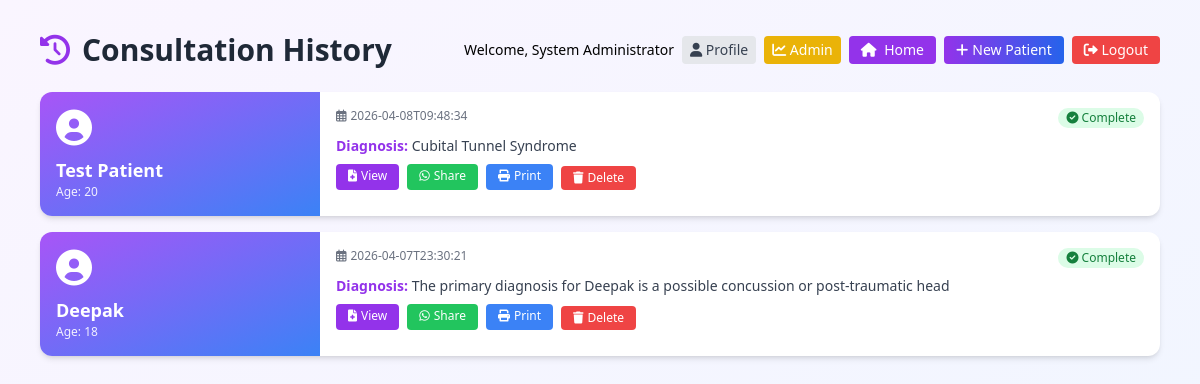
Page /history (signed in) on the earlier database version.
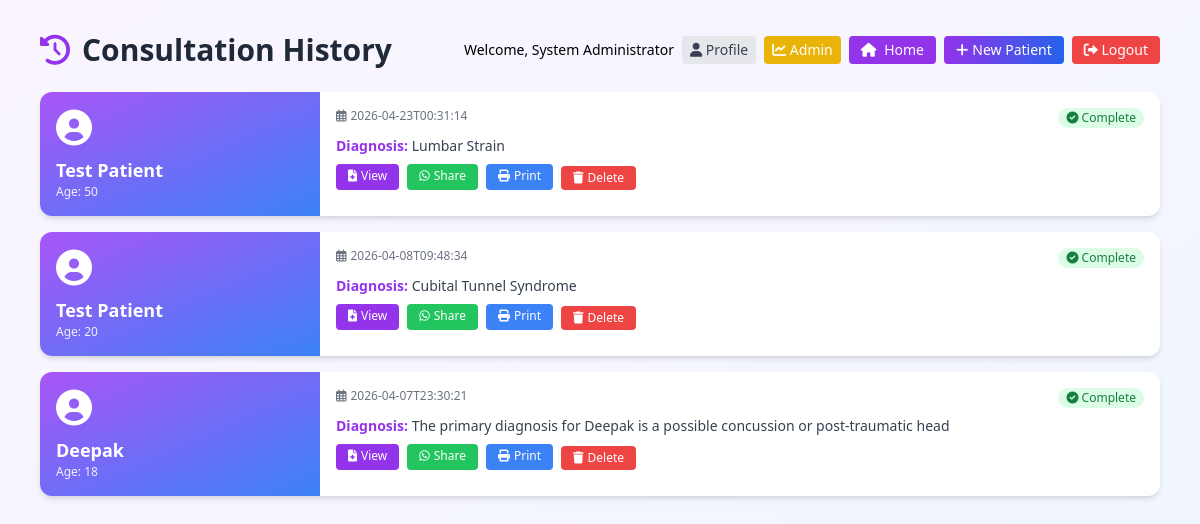
Same page on the later database version.
### tables this page shows
CREATE TABLE consultations
                 (id TEXT PRIMARY KEY,
                  patient_name TEXT,
                  age INTEGER,
                  gender TEXT,
                  phone TEXT,
                  occupation TEXT,
                  marital_status TEXT,
                  is_pregnant TEXT,
                  trimester TEXT,
                  pregnancy_complications TEXT,
                  children_count INTEGER,
                  chief_complaint TEXT,
                  cause_of_injury TEXT,
                  past_history TEXT,
                  surgical_history TEXT,
                  chat_history TEXT,
                  final_report TEXT,
                  date TEXT, structured_recommendations TEXT, diagnosis TEXT, user_id INTEGER);

### app.py (the view)
@app.route('/history')
@login_required
def history():
    lang = session.get('lang', 'en')
    conn = sqlite3.connect('consultations.db')
    c = conn.cursor()
    if session.get('role') == 'admin':
        c.execute("SELECT id, patient_name, age, diagnosis, date FROM consultations ORDER BY date DESC")
    else:
        c.execute("SELECT id, patient_name, age, diagnosis, date FROM consultations WHERE user_id=? ORDER BY date DESC", (session['user_id'],))
    rows = c.fetchall()
    consultations = [{'id': r[0], 'patient_name': r[1], 'age': r[2], 'diagnosis': r[3] or 'N/A', 'date': r[4]} for r in rows]
    conn.close()
    return render_template('history.html', consultations=consultations, lang=lang, get_text=get_text, view_report=None)

### app.py (called while the page is built)
def login_required(f):
    @wraps(f)
    def decorated_function(*args, **kwargs):
        if 'user_id' not in session:
            return redirect(url_for('login'))
        return f(*args, **kwargs)
    return decorated_function

### templates/history.html (shortened to what this page needs)
<!DOCTYPE html>
<html lang="en">
<head>
    <script src="https://cdn.tailwindcss.com"></script>
    <link href="https://cdnjs.cloudflare.com/ajax/libs/font-awesome/6.0.0/css/all.min.css" rel="stylesheet">
    <link rel="stylesheet" href="{{ url_for('static', filename='css/style.css') }}">
</head>
<body class="bg-gradient-to-br from-purple-50 to-blue-50 min-h-screen">
    <div class="container mx-auto px-3 sm:px-4 py-4 sm:py-8 max-w-6xl">
        <div class="flex flex-col sm:flex-row justify-between items-start sm:items-center gap-3 mb-6">
            <div><h1 class="text-2xl sm:text-3xl font-bold text-gray-800"><i class="fas fa-history text-purple-600 mr-3"></i>{{ get_text('consult_history', lang) }}</h1></div>
            <div class="flex flex-wrap gap-2 items-center">
                <span class="text-sm hidden sm:inline">Welcome, {{ session.full_name }}</span>
                <a href="/profile" class="bg-gray-200 text-gray-700 px-2 py-1 rounded text-xs sm:text-sm"><i class="fas fa-user"></i> Profile</a>
                {% if session.role == 'admin' %}<a href="/admin" class="bg-yellow-500 text-white px-2 py-1 rounded text-xs sm:text-sm"><i class="fas fa-chart-line"></i> Admin</a>{% endif %}
                <a href="/" class="bg-purple-600 text-white px-3 py-1 rounded text-xs sm:text-sm"><i class="fas fa-home mr-1"></i> Home</a>
                <a href="/reset" class="bg-gradient-to-r from-purple-600 to-blue-600 text-white px-3 py-1 rounded text-xs sm:text-sm"><i class="fas fa-plus mr-1"></i>{{ get_text('new_patient', lang) }}</a>
                <a href="/logout" class="bg-red-500 text-white px-3 py-1 rounded text-xs sm:text-sm"><i class="fas fa-sign-out-alt"></i> Logout</a>
            </div>
        </div>
        {% if view_report %}
        <div class="bg-white rounded-2xl shadow-xl overflow-hidden">
            <div class="bg-gradient-to-r from-purple-600 to-blue-600 text-white px-4 py-3 flex flex-wrap justify-between items-center gap-2"><div><h2 class="text-lg sm:text-xl font-bold">{{ get_text('final_assessment', lang) }}</h2><p class="text-xs opacity-90">{{ view_report.patient_name }} | {{ view_report.date[:19] if view_report.date else '' }}</p></div><div class="flex flex-wrap gap-2"><a href="/download_structured_pdf/{{ view_report.id }}" class="bg-white/20 hover:bg-white/30 px-2 py-1 rounded text-xs"><i class="fas fa-download mr-1"></i> PDF</a><a href="/share_whatsapp/{{ view_report.id }}" target="_blank" class="bg-green-500 hover:bg-green-600 px-2 py-1 rounded text-xs"><i class="fab fa-whatsapp mr-1"></i> WhatsApp</a><a href="/print_report/{{ view_report.id }}" target="_blank" class="bg-blue-500 hover:bg-blue-600 px-2 py-1 rounded text-xs"><i class="fas fa-print mr-1"></i> Print</a><a href="/report_edit" class="bg-yellow-500 hover:bg-yellow-600 px-2 py-1 rounded text-xs"><i class="fas fa-edit mr-1"></i> Edit</a></div></div>
            <div class="p-4 sm:p-6"><div class="bg-gray-50 rounded-lg p-3 mb-4"><h3 class="font-semibold text-gray-700 mb-2">Patient Information</h3><div class="grid grid-cols-1 sm:grid-cols-2 gap-2 text-sm"><p><strong>Name:</strong> {{ view_report.patient_name }}</p><p><strong>Age:</strong> {{ view_report.patient_info.age }}</p><p><strong>Gender:</strong> {{ view_report.patient_info.gender }}</p><p><strong>Phone:</strong> {{ view_report.patient_info.phone }}</p><p><strong>Occupation:</strong> {{ view_report.patient_info.occupation }}</p><p class="col-span-2"><strong>Chief Complaint:</strong> {{ view_report.chief_complaint }}</p></div></div>
            {% if view_report.diagnosis %}<div class="mb-4"><h3 class="text-base sm:text-lg font-bold text-purple-700">Diagnosis</h3><p class="mt-1">{{ view_report.diagnosis }}</p></div>{% endif %}
            {% if view_report.structured_recommendations %}{% set rec = view_report.structured_recommendations %}{% if rec.electrotherapy %}<div class="mb-4"><h3 class="text-base sm:text-lg font-bold text-purple-700">Electrotherapy</h3><ul class="list-disc pl-5 mt-1">{% for item in rec.electrotherapy %}<li>{{ item }}</li>{% endfor %}</ul></div>{% endif %}{% if rec.home_exercises %}<div class="mb-4"><h3 class="text-base sm:text-lg font-bold text-purple-700">Home Exercises</h3><ul class="list-disc pl-5 mt-1">{% for item in rec.home_exercises %}<li>{{ item }}</li>{% endfor %}</ul></div>{% endif %}{% if rec.manual_therapy %}<div class="mb-4"><h3 class="text-base sm:text-lg font-bold text-purple-700">Manual Therapy</h3><ul class="list-disc pl-5 mt-1">{% for item in rec.manual_therapy %}<li>{{ item }}</li>{% endfor %}</ul></div>{% endif %}{% if rec.clinical_exercises %}<div class="mb-4"><h3 class="text-base sm:text-lg font-bold text-purple-700">Clinical Exercises</h3><ul class="list-disc pl-5 mt-1">{% for item in rec.clinical_exercises %}<li>{{ item }}</li>{% endfor %}</ul></div>{% endif %}{% if rec.dos_donts %}<div class="mb-4"><h3 class="text-base sm:text-lg font-bold text-purple-700">Do's & Don'ts</h3><ul class="list-disc pl-5 mt-1">{% for item in rec.dos_donts %}<li>{{ item }}</li>{% endfor %}</ul></div>{% endif %}{% else %}<div class="markdown-content">{{ view_report.final_report|safe }}</div>{% endif %}</div>
        </div>
        {% else %}
            {% if consultations %}
            <div class="grid gap-3 sm:gap-4">
                {% for c in consultations %}
                <div class="bg-white rounded-xl shadow-md hover:shadow-lg overflow-hidden">
                    <div class="flex flex-col sm:flex-row">
                        <div class="sm:w-1/4 bg-gradient-to-br from-purple-500 to-blue-500 text-white p-3 sm:p-4"><i class="fas fa-user-circle text-3xl sm:text-4xl mb-2"></i><h3 class="font-bold text-base sm:text-lg">{{ c.patient_name }}</h3><p class="text-xs opacity-90">Age: {{ c.age }}</p></div>
                        <div class="flex-1 p-3 sm:p-4"><div class="flex flex-wrap justify-between items-start mb-2"><span class="text-xs text-gray-500"><i class="far fa-calendar-alt mr-1"></i>{{ c.date[:19] if c.date else '' }}</span><span class="bg-green-100 text-green-700 px-2 py-0.5 rounded-full text-xs"><i class="fas fa-check-circle"></i> {{ get_text('complete', lang) }}</span></div><p class="text-gray-700 mb-2 text-sm"><strong class="text-purple-600">Diagnosis:</strong> {{ c.diagnosis[:80] if c.diagnosis else 'N/A' }}</p><div class="flex flex-wrap gap-2"><a href="/view_report/{{ c.id }}" class="bg-purple-600 text-white px-3 py-1 rounded text-xs"><i class="fas fa-file-medical mr-1"></i>View</a><a href="/share_whatsapp/{{ c.id }}" target="_blank" class="bg-green-500 text-white px-3 py-1 rounded text-xs"><i class="fab fa-whatsapp mr-1"></i>Share</a><a href="/print_report/{{ c.id }}" target="_blank" class="bg-blue-500 text-white px-3 py-1 rounded text-xs"><i class="fas fa-print mr-1"></i>Print</a><form action="/delete_consultation/{{ c.id }}" method="POST" onsubmit="return confirm('Are you sure?');" style="display: inline;"><button type="submit" class="bg-red-500 hover:bg-red-600 text-white px-3 py-1 rounded text-xs"><i class="fas fa-trash mr-1"></i>Delete</button></form></div></div>
                    </div>
                </div>
                {% endfor %}
            </div>
            {% endif %}
        {% endif %}
    </div>
</body>
</html>

Differences in the rows shown:
added consultations: patient_name "Test Patient", age "50", date "2026-04-23T00:31:14", get_text "Complete", diagnosis "Lumbar Strain"
